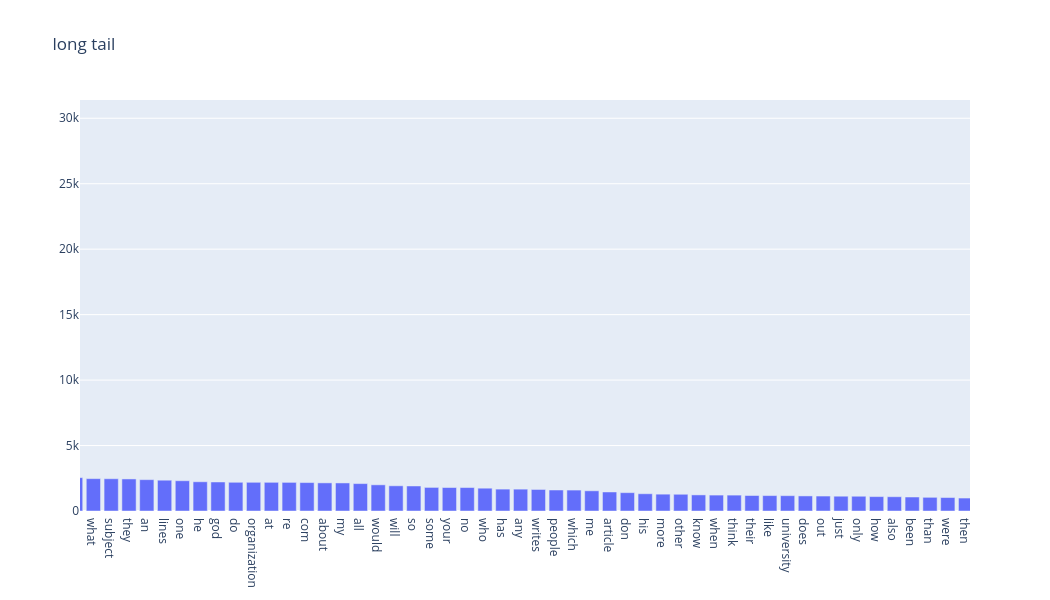

Here is the notebook cell this chart was saved with:
### Markdown cell above
### >>> **Exercise 14 (take home):** 
Additionally, you can attempt to sort the terms on the `x-axis` by frequency instead of in alphabetical order. This way the visualization is more meaninfgul and you will be able to observe the so called [long tail](https://en.wikipedia.org/wiki/Long_tail) (get familiar with this term since it will appear a lot in data mining and other statistics courses). see picture below

![alt txt](https://upload.wikimedia.org/wikipedia/commons/thumb/8/8a/Long_tail.svg/1000px-Long_tail.svg.png)

### Code cell
# Answer here
top=300
indices = np.argsort(term_frequencies)[::-1][:top]
word = [count_vect.get_feature_names_out()[i] for i in indices]
freq = term_frequencies[indices]

fig = go.Figure(go.Bar(x=word, 
                       y=freq))
fig.update_layout(
    title='long tail',
    xaxis=dict(
        tickmode='array',
        range=[0, 50]
    ),
    width=1050,
    height=600
)


fig.show()

### Figure 1 — Plotly figure (JSON) as saved in the notebook; plotly's stock layout.template omitted (floating-point values rounded to 4 significant figures; data arrays with more than 128 entries replaced by an {"elided": "..."} marker saying what was removed)
{"data": [{"type": "bar", "x": {"elided": "300 str values"}, "y": {"elided": "300 int values"}}], "layout": {"dragmode": "pan", "height": 600, "title": {"text": "long tail"}, "width": 1050, "xaxis": {"autorange": false, "range": [27.25, 77.25], "tickmode": "array", "type": "category"}, "yaxis": {"autorange": false, "range": [0, 31390.0], "type": "linear"}}}
